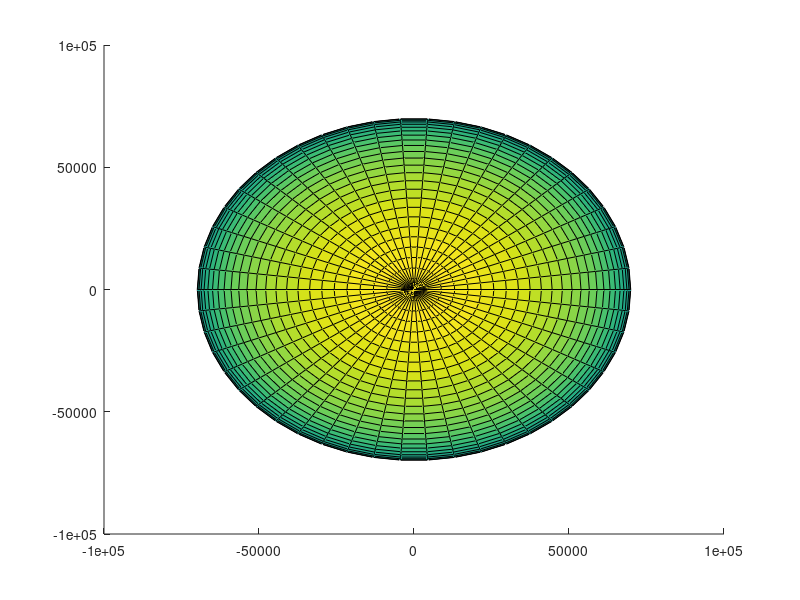

Source code (MATLAB): (Note: this script raises an error after producing the figure.)
function s = jupiterPlot

% Generates a plot of Jupiter and returns it's graphic handler
%
% Usage
% s = jupiterPlot
%
% Output arguments:
% ---------------------------------------------------------------------
% s             [1x1]   Jupiter - obj                [surface/-]

% Earth settings
[x1,y1,z1] = sphere(50);
mult=69911;                     % Jupiter radius
s = surface(x1*mult,y1*mult,z1*mult);

load topo 
s.FaceColor = 'texturemap';
s.CData = topo;
s.EdgeColor = 'none';          % remove edges
s.FaceLighting = 'gouraud';    % lighting for specific surfaces
s.SpecularStrength = 0.4;      % reflected light
axis equal

% image_file = 'https://svs.gsfc.nasa.gov/vis/a000000/a003600/a003615/flat_earth03.jpg';
image_file = "flat_jupiter.jpg";
cdata = imread(image_file);
cdata=cdata([end:-1:1],:,:);
set(s, 'FaceColor', 'texturemap', 'CData', cdata, 'EdgeColor', 'none');

hold on
axis equal, grid on

end

% Earth’s flat image used for 3d representations and animations was downloaded from Nasa website
% (https://svs.gsfc.nasa.gov/3615) as there's no restrictions under 
% "Still Images, Audio Recordings, Video, and Related Computer Files for Non-Commercial Use" 
% (https://www.nasa.gov/multimedia/guidelines/index.html) for our use. 
% We do not own this image: NASA/Goddard Space Flight Center Scientific Visualization Studio 
% The Blue Marble Next Generation data is courtesy of Reto Stockli (NASA/GSFC) 
% and NASA's Earth Observatory.